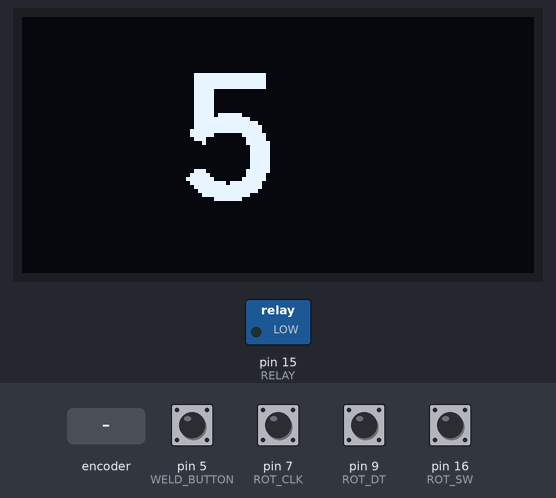
Bench run of a program on a simulated Arduino Leonardo, built with avr-gcc and run on an emulated ATmega32U4. Shown: 128×64 one-colour display, switched loads named in the program (green lamp = pin HIGH). Inputs (shaded band) come from the test bench; at power-on: pin 5 (WELD_BUTTON), pin 7 (ROT_CLK), pin 9 (ROT_DT), pin 16 (ROT_SW) HIGH. EEPROM starts erased.

Above: at 1.2 s.
1.3 s: pin 16 (ROT_SW) pulled LOW for 1 s
At 2.0 s:
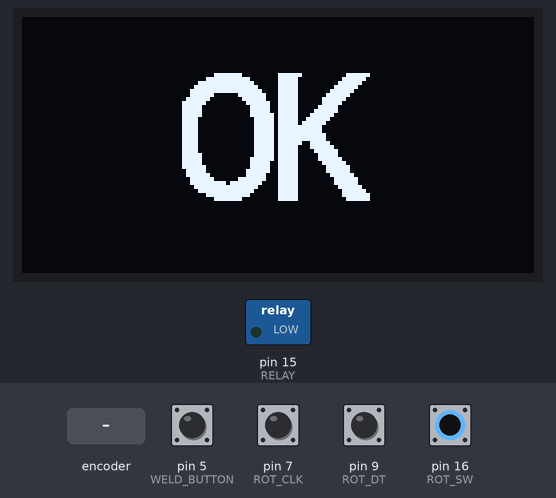
4.4 s: pin 5 (WELD_BUTTON) pulled LOW for 0.15 s
At 5.0 s:
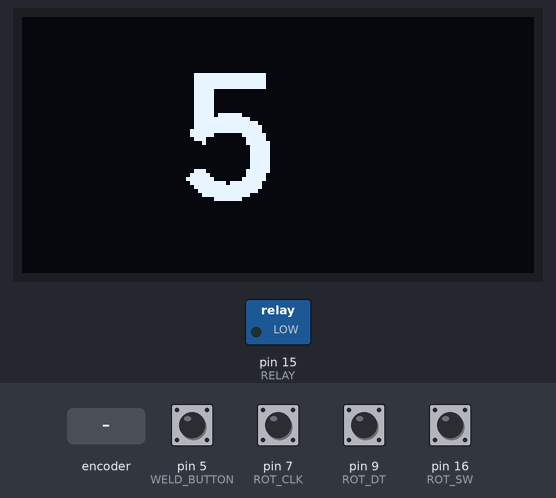
6.0 s: rotary encoder on pin 7 (ROT_CLK) / pin 9 (ROT_DT) turned 2 steps (second pin leading)
At 7.6 s:
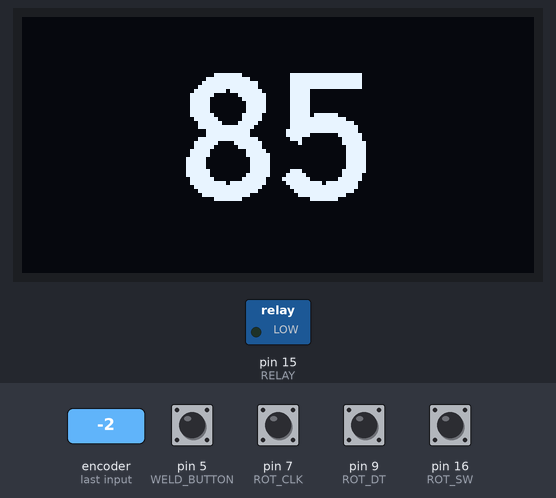
7.9 s: rotary encoder on pin 7 (ROT_CLK) / pin 9 (ROT_DT) turned 3 steps (first pin leading)
At 9.8 s:
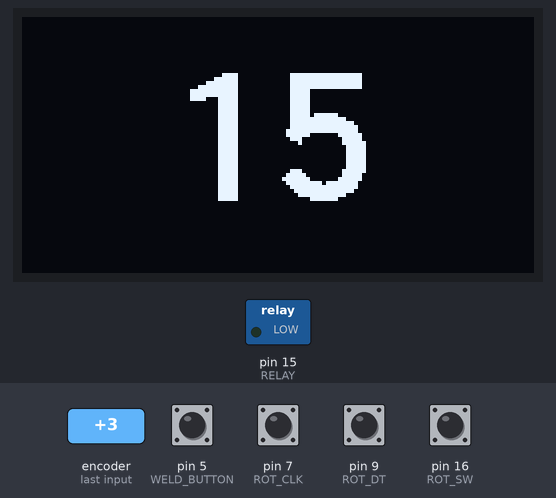
10.1 s: pin 5 (WELD_BUTTON) pulled LOW for 1 s
At 10.25 s:
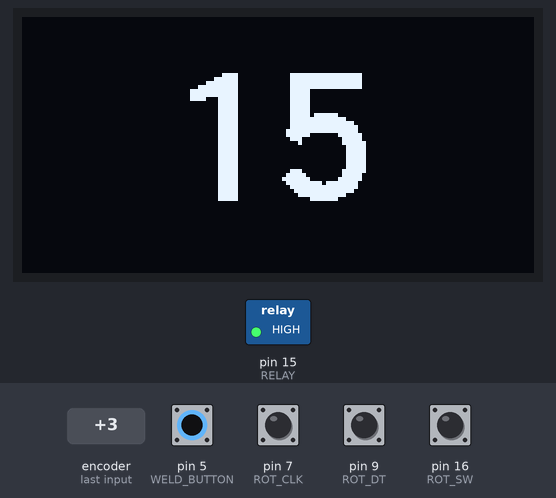
Timing chart, 0 to 13.1 s (numbered marks = the images above; inputs shaded):
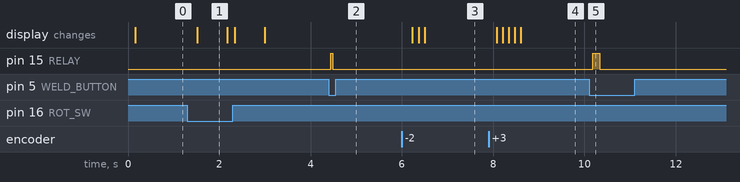

Measured:
- after the input at 1.3 s, the display: changes after 0.21 s (image 1)
- after the input at 4.4 s, pin 15 (RELAY): LOW → HIGH at once, → LOW 0.05 s later
- after the input at 6.0 s, the display: first changes after 0.23 s (image 3 shows a later state)
- after the input at 7.9 s, the display: first changes after 0.18 s (image 4 shows a later state)
- after the input at 10.1 s, pin 15 (RELAY): LOW → HIGH after 0.08 s, → LOW 0.15 s later
- what the display in image 1 shows lasts 0.7 s, from 1.5 s to 2.2 s

The program:

main.cpp
```cpp
#include <Arduino.h>
#include <U8g2lib.h>
#include <EEPROM.h>

#ifdef U8X8_HAVE_HW_SPI
#include <SPI.h>
#endif
#ifdef U8X8_HAVE_HW_I2C
#include <Wire.h>
#endif

// ---------------- CONFIG ----------------------
#define STEP 5
#define MAX_VALUE 95
#define DELAY_FACTOR 10
// ----------------------------------------------

U8X8_SSD1306_128X64_NONAME_SW_I2C u8x8(/* clock=*/SCL, /* data=*/SDA, /* reset=*/U8X8_PIN_NONE); // OLEDs without Reset of the Display

// general
int wait_time = STEP;
int last_wait_time = 0;
char time_str[3];

// ROTARY ENCODER
int ROT_CLK = 7; // extINT 6
int ROT_DT = 9;
int ROT_SW = 16;
int rotary_encoder_pos = 0;

// BUTTON
int WELD_BUTTON = 5;

// relay
int RELAY = 15;
boolean was_pressed = false;

void detect_rotation_direction()
{
  int val = digitalRead(ROT_CLK);

  if (val == rotary_encoder_pos)
  {
    rotary_encoder_pos = val;
    return;
  }

  rotary_encoder_pos = val;
  if (digitalRead(ROT_DT) == val)
  {

    wait_time -= STEP;
    return;
  }
  wait_time += STEP;
  return;
}

void weld()
{
  digitalWrite(RELAY, HIGH);
  delay(wait_time * DELAY_FACTOR);
  digitalWrite(RELAY, LOW);
  u8x8.begin();
}

void setup()
{
  // ------------- OLED SETUP -------------
  u8x8.begin();
  u8x8.setPowerSave(0);
  // u8x8.setFont(u8x8_font_inb46_4x8_n); // I would like to use this font, but it doesn't work (bottom flickers)
  u8x8.setFont(u8x8_font_inb33_3x6_r);

  // ------------- ROTARY ENCODER SETUP -------------
  pinMode(ROT_CLK, INPUT); // to interrupt
  pinMode(ROT_DT, INPUT);

  attachInterrupt(digitalPinToInterrupt(ROT_CLK), detect_rotation_direction, CHANGE);

  pinMode(ROT_SW, INPUT_PULLUP);
  rotary_encoder_pos = digitalRead(ROT_CLK);
  wait_time = EEPROM.read(0);

  // ------------- WELD BUTTON SETUP -------------
  pinMode(WELD_BUTTON, INPUT_PULLUP);

  // ------------- RELAY SETUP -------------
  pinMode(RELAY, OUTPUT);
  digitalWrite(RELAY, LOW);
}

void draw(void)
{
  // draw welding time
  u8x8.drawString(5, 1, time_str);
}

void loop()
{
  // ----------------- ODCZYT CZASU -----------------
  if (wait_time > MAX_VALUE)
    wait_time = STEP;
  if (wait_time < STEP)
    wait_time = MAX_VALUE;
  if (wait_time != last_wait_time)
  {
    itoa(wait_time, time_str, 10);
    if (wait_time < 10)
      time_str[1] = ' ';
    last_wait_time = wait_time;
  }

  // ----------------- OLED -----------------
  draw();

  // ----------------- ODCZYT WELD BUTTON -----------------
  if (digitalRead(WELD_BUTTON) == LOW)
  {
    if (!was_pressed)
    {
      was_pressed = true;
      weld();
    }
  }
  else
  {
    was_pressed = false;
  }

  // ----------------- ROT_SW zapis do EEPROM -----------------
  if (digitalRead(ROT_SW) == LOW)
  {
    EEPROM.put(0, wait_time);
    u8x8.begin();
    u8x8.drawString(5, 1, "OK");
    u8x8.drawString(5, 1, "OK");
    u8x8.drawString(5, 1, "OK");
    u8x8.drawString(5, 1, "OK");
    u8x8.drawString(5, 1, "OK");
  }
}
```
